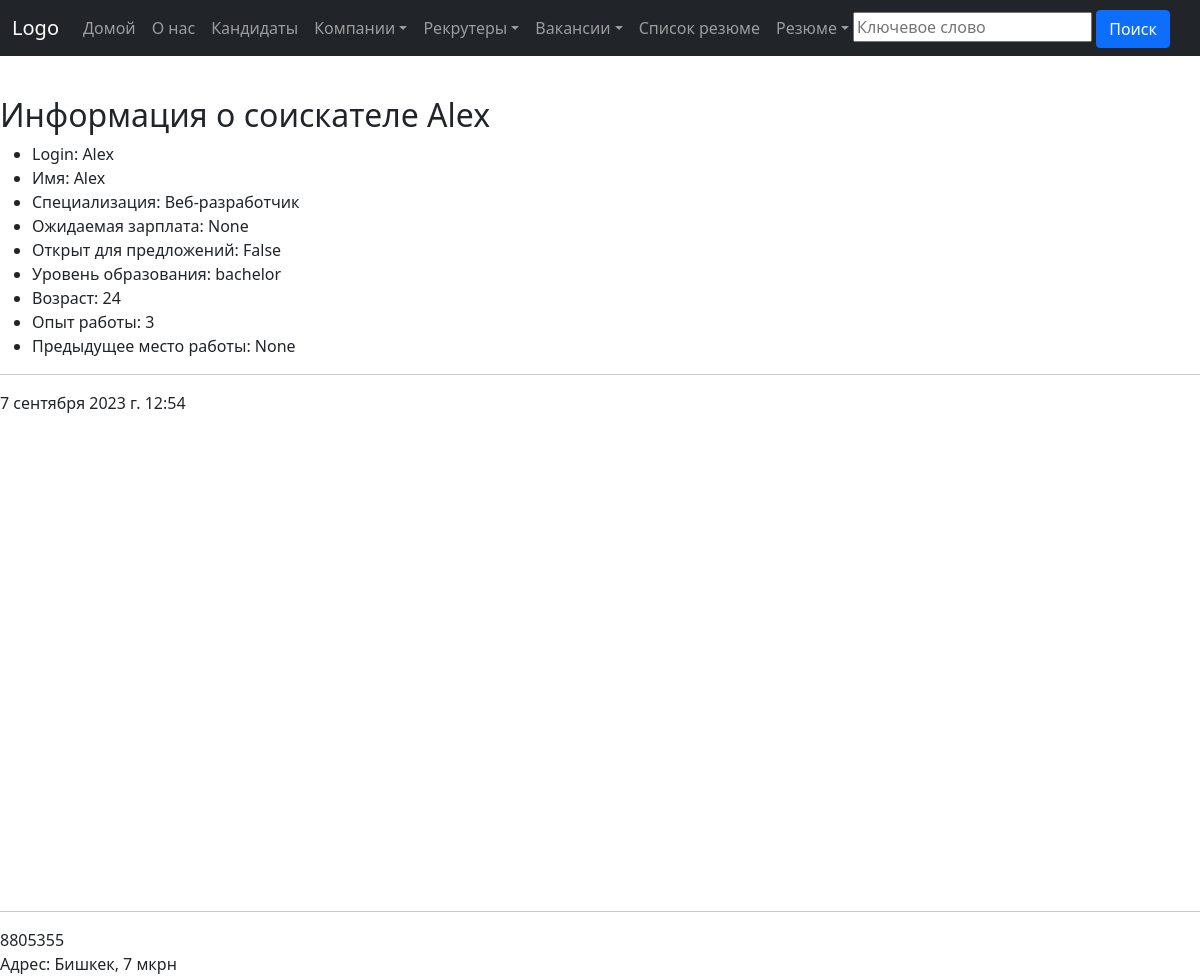
Page /workers/1/ on the committed database.
### worker/models.py (models this page shows, shortened)
class Worker(models.Model):
    user = models.OneToOneField(
        to=User,
        null=True, blank=False,
        on_delete=models.CASCADE
    )
    name = models.CharField(max_length=255, verbose_name='Имя')
    specialization = models.CharField(max_length=255, verbose_name='Специализация')
    salary = models.IntegerField(null=True, blank=True, verbose_name='Желаемая зарплата')
    is_searching = models.BooleanField()

class Resume(models.Model):
    title = models.CharField(max_length=200, verbose_name='Профессия')
    education_degree = models.CharField(max_length=200, verbose_name='Образование')
    age = models.IntegerField(null=True, blank=True, verbose_name='Возраст')
    experience_years = models.IntegerField(null=True, blank=True, verbose_name='Опыт работы')
    previous_employment = models.CharField(max_length=255, null=True, blank=True, verbose_name='Предыдущее место работы')
    created_at = models.DateTimeField(auto_now_add=True, verbose_name='Время создания')
    profile_photo = models.ImageField(
        null=True, blank=True, upload_to="profile_photo/", verbose_name='Фото сотрудника'
    )
    worker = models.ForeignKey(
        to=Worker,
        on_delete=models.CASCADE,
        related_name='resume'
    )

### worker/views.py (the view)
# urls.py: path('<int:id>/', worker_detail, name='worker-detail'),
def worker_detail(request, id):
    worker_object = Worker.objects.get(id=id)
    resume_object = Resume.objects.get(id=id)
    context = {'worker': worker_object,
               'resume': resume_object
               }
    return render(request, 'worker-detail.html', context)

### worker/templates/worker-detail.html (shortened to what this page needs)
{% extends 'base.html' %}
{% block content %}
<h2>Информация о соискателе {{ worker.name }}</h2>
        <ul>
            <li>Login: {{ worker.user.username }}</li>
            <li>Имя: {{ worker.name }} </li>
            <li>Специализация: {{ worker.specialization }}</li>
            <li>Ожидаемая зарплата: {{worker.salary }}</li>
            <li>Открыт для предложений: {{ worker.is_searching }}</li>
            <li>Уровень образования: {{ resume.education_degree }}</li>
            <li>Возраст: {{ resume.age }}</li>
            <li>Опыт работы: {{ resume.experience_years }}</li>
            <li>Предыдущее место работы: {{ resume.previous_employment }}</li>
        </ul>
  <hr/>
  <div>{{ resume.created_at }}</div>
{% endblock %}

### rows in the picture
Worker: name "Alex", user.username "Alex", specialization "Веб-разработчик", salary "None", is_searching "False"
Resume: education_degree "bachelor", age "24", experience_years "3", previous_employment "None", created_at "7 сентября 2023 г. 12:54"
